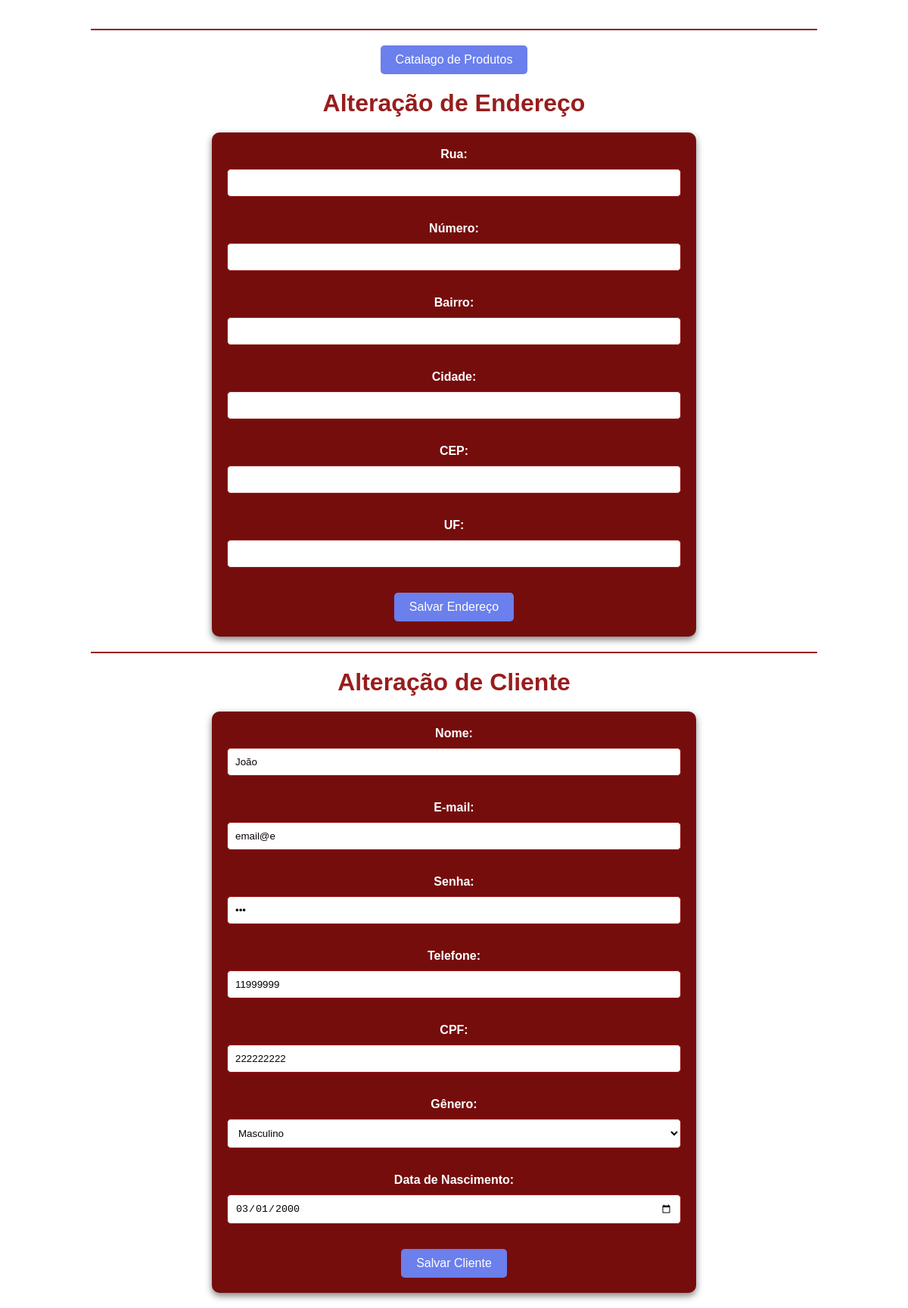
The page /index.php?acao=mostrarInfoCliente&codCliente=1 (signed in) on the database its author committed.
### tables this page shows
CREATE TABLE cliente(
	codigo integer primary key auto_increment,
    nome varchar(60) not null,
    email varchar(50) not null UNIQUE,
    senha varchar(50) not null,
    telefone varchar(18),
    cpf VARCHAR(14) NOT NULL UNIQUE,
    cod_genero integer,  
	data_nascimento DATE not null,
    foreign key (cod_genero) references genero(codigo)
);

### index.php (called while the page is built, shortened)
<?php
require_once __DIR__ . '/controller/ClienteController.php';
require_once __DIR__ . '/router.php';

### model/ClienteDao.php (called while the page is built, shortened)
<?php
class ClienteDao {
    public function generos() {
        try {
            $pdo = Conexao::obterConexao();
            $statement = $pdo->query("SELECT codigo, genero FROM genero");
            $generos = $statement->fetchAll(PDO::FETCH_ASSOC);
            return $generos;
        } catch (PDOException $e) {
            echo 'Erro ao buscar gêneros: ' . $e->getMessage();
            return [];
        }
    }
    public function buscarClientePorCodigo($codigo) {
        try {
            $pdo = Conexao::obterConexao();
            $stmt = $pdo->prepare("SELECT * FROM Cliente WHERE codigo = :codigo");
            $stmt->bindParam(':codigo', $codigo);
            $stmt->execute();
            return $stmt->fetch(PDO::FETCH_ASSOC);
        } catch (PDOException $e) {
            echo 'Erro ao buscar cliente por código: ' . $e->getMessage();
            return null;
        }
    }
}

### view/infoCliente.php (the view, shortened to what this page needs)
<!DOCTYPE html>
<html lang="pt-BR">
<head>
    <link rel="stylesheet" href="view\Estilos\infoCliente.css">
</head>
<body>
       <hr>
<a href="?acao=catalogoDeProdutos"><Button>Catalago de Produtos</Button></a>
    <h1>Alteração de Endereço</h1>
    <form action="index.php?acao=alterarEndereco" method="POST">
        <label for="txtrua">Rua:</label>
        <input type="text" id="txtrua" name="txtrua" maxlength="50"
               value="<?php echo isset($endereco['rua']) ? $endereco['rua'] : ''; ?>"><br><br>
        <label for="txtnumero">Número:</label>
        <input type="number" id="txtnumero" name="txtnumero"
               value="<?php echo isset($endereco['numero']) ? $endereco['numero'] : ''; ?>" required><br><br>
        <label for="txtbairro">Bairro:</label>
        <input type="text" id="txtbairro" name="txtbairro" maxlength="50"
               value="<?php echo isset($endereco['bairro']) ? $endereco['bairro'] : ''; ?>"><br><br>
        <label for="txtcidade">Cidade:</label>
        <input type="text" id="txtcidade" name="txtcidade" maxlength="50"
               value="<?php echo isset($endereco['cidade']) ? $endereco['cidade'] : ''; ?>"><br><br>
        <label for="txtcep">CEP:</label>
        <input type="text" id="txtcep" name="txtcep" maxlength="9"
               value="<?php echo isset($endereco['cep']) ? $endereco['cep'] : ''; ?>"><br><br>
        <label for="txtuf">UF:</label>
        <input type="text" id="txtuf" name="txtuf" maxlength="2"
               value="<?php echo isset($endereco['UF']) ? $endereco['UF'] : ''; ?>"><br><br>
        <button type="submit">Salvar Endereço</button>
    </form>
    <hr>
    <h1>Alteração de Cliente</h1>
    <form action="index.php?acao=alterarCliente" method="POST">
        <label for="txtnome">Nome:</label>
        <input type="text" id="txtnome" name="txtnome"
               value="<?php echo isset($cliente['nome']) ? $cliente['nome'] : ''; ?>"><br><br>
        <label for="txtemail">E-mail:</label>
        <input type="email" id="txtemail" name="txtemail"
               value="<?php echo isset($cliente['email']) ? $cliente['email'] : ''; ?>" readonly><br><br>
        <label for="txtsenha">Senha:</label>
        <input type="password" id="txtsenha" name="txtsenha"
               value="<?php echo isset($cliente['senha']) ? $cliente['senha'] : ''; ?>"><br><br>
        <label for="txttelefone">Telefone:</label>
        <input type="text" id="txttelefone" name="txttelefone"
               value="<?php echo isset($cliente['telefone']) ? $cliente['telefone'] : ''; ?>"><br><br>
        <label for="txtcpf">CPF:</label>
        <input type="text" id="txtcpf" name="txtcpf"
               value="<?php echo isset($cliente['cpf']) ? $cliente['cpf'] : ''; ?>" readonly><br><br>
        <label for="txtcodGenero">Gênero:</label>
        <select id="txtcodGenero" name="txtcodGenero">
        <?php
            foreach ($generos as $gr) {
                $selected = (isset($cliente['cod_genero']) && $cliente['cod_genero'] == $gr['codigo']) ? "selected" : "";
                echo "<option value='" . $gr['codigo'] . "' $selected>" . $gr['genero'] . "</option>";
            }
        ?>
        </select><br><br>
        <label for="txtdataNascimento">Data de Nascimento:</label>
        <input type="date" id="txtdataNascimento" name="txtdataNascimento"
               value="<?php echo isset($cliente['data_nascimento']) ? $cliente['data_nascimento'] : ''; ?>"><br><br>
        <button type="submit">Salvar Cliente</button>
    </form>
</body>
</html>

### view/Estilos/infoCliente.css (style rules this page uses)
:root { --grad-clr1: #981D1D; --grad-clr2: #760d0d; --grad-clr3: #6B7FED; --grad-clr4: #0a0202; }
body { font-family: Arial, sans-serif; background-color:white; color: white; margin: 0; padding: 0; text-align: center; }
h1 { color: var(--grad-clr1); margin: 20px 0; }
form { background-color: var(--grad-clr2); padding: 20px; border-radius: 10px; margin: 20px auto; width: 80%; max-width: 600px; box-shadow: 0px 4px 10px rgba(0, 0, 0, 0.5); color: white; }
label { display: block; margin-bottom: 10px; font-weight: bold; }
input, select { width: 100%; padding: 10px; margin-bottom: 15px; border: 1px solid var(--grad-clr1); border-radius: 5px; background-color: white; color: var(--grad-clr4); }
button { background-color: var(--grad-clr3); color: white; border: none; padding: 10px 20px; border-radius: 5px; cursor: pointer; font-size: 16px; transition: background-color 0.3s ease; }
a Button { background-color: var(--grad-clr3); color: white; border: none; padding: 10px 20px; border-radius: 5px; cursor: pointer; font-size: 16px; text-decoration: none; transition: background-color 0.3s ease; }
hr { border: none; border-top: 2px solid var(--grad-clr1); margin: 20px auto; width: 80%; }

### rows shown on the page
cliente: txtnome "João", txtemail "email@e", txttelefone "11999999", txtcpf "222222222", txtdataNascimento "03/01/2000"

### other values the page prints
form field txtcodGenero "Masculino"
